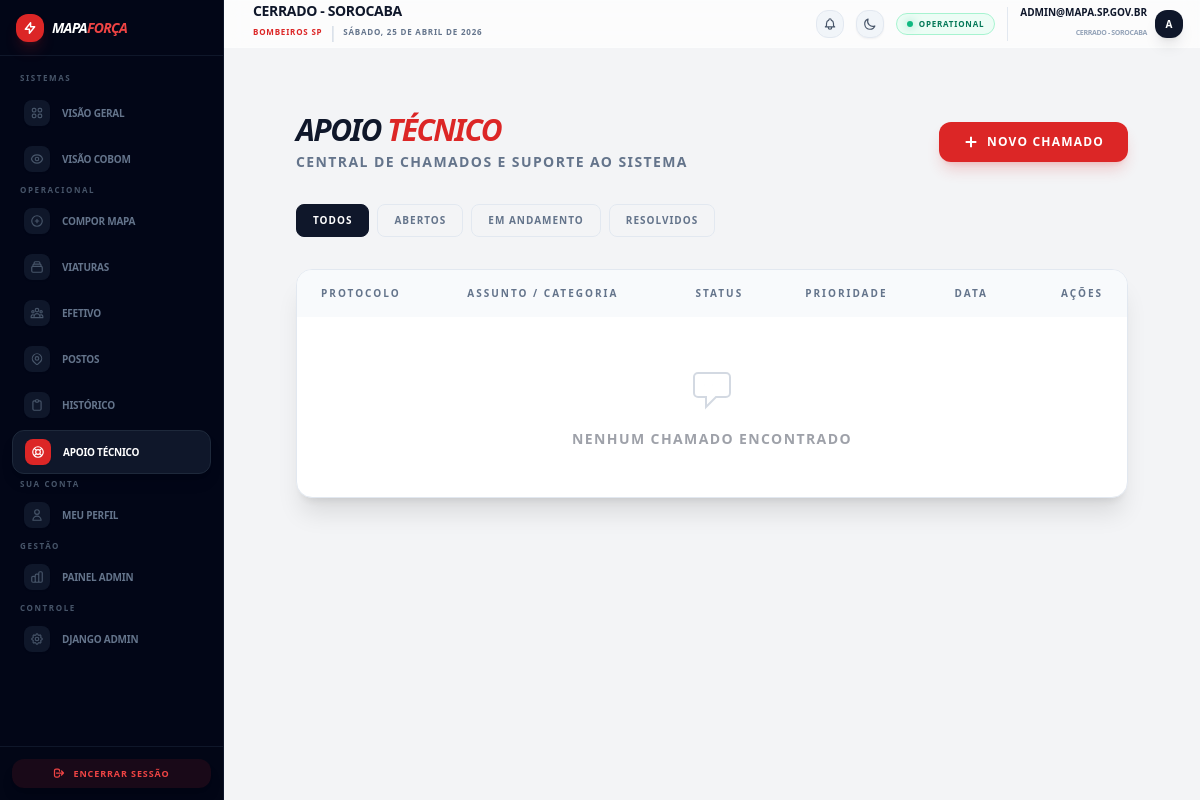
/tickets/ (signed in), run on an earlier commit of the app's database.
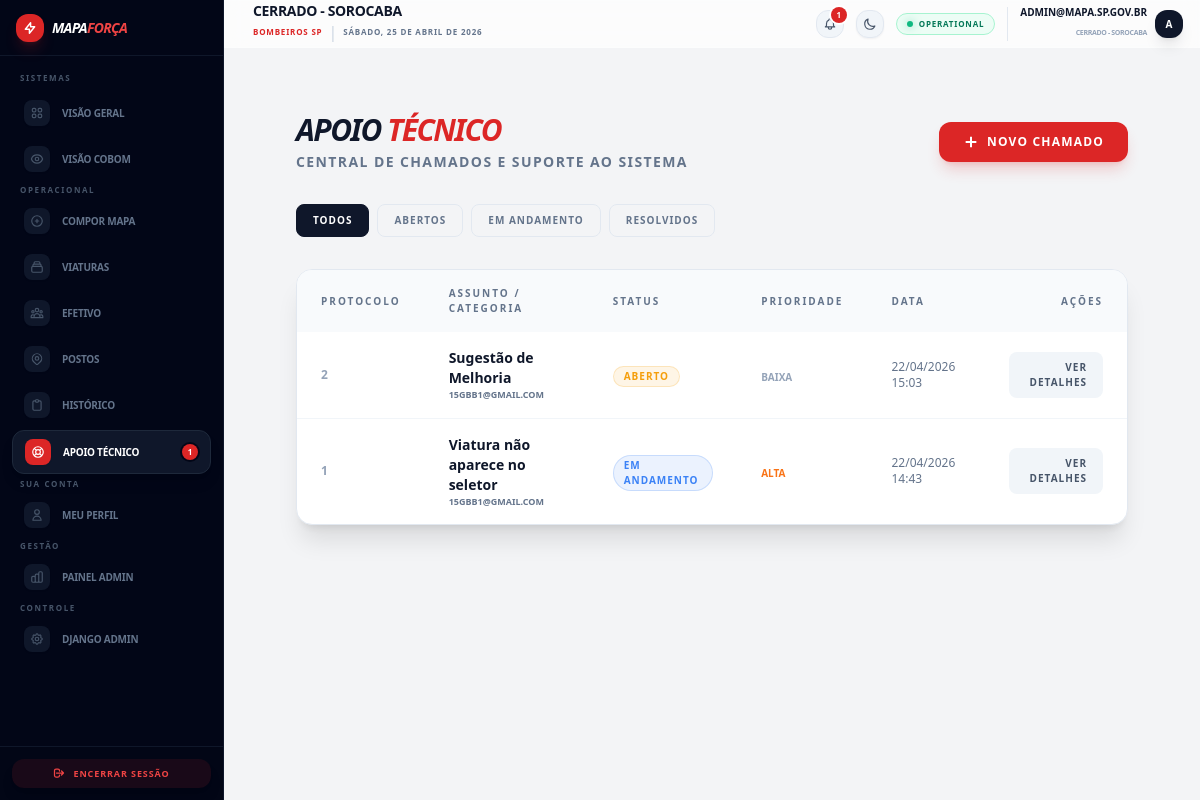
And on a later commit of the database.
### accounts/models.py (models this page shows, shortened)
class User(AbstractUser):
    ROLE_CHOICES = (
        ('ADMIN', 'Administrador'),
        ('COBOM', 'Central (COBOM)'),
        ('BATALHAO', 'Batalhão (Total)'),
        ('SGB', 'SGB (Subgrupamento)'),
        ('POSTO', 'Posto Operacional'),
    )
    STATUS_CHOICES = (
        ('pending', 'Pendente'),
        ('approved', 'Aprovado'),
        ('rejected', 'Rejeitado'),
    )
    username = None
    email = models.EmailField(unique=True)
    status = models.CharField(max_length=20, choices=STATUS_CHOICES, default='pending')
    role = models.CharField(
        max_length=20,
        choices=ROLE_CHOICES,
        default='POSTO'
    )
    unidade = models.ForeignKey(
        Unidade,
        on_delete=models.SET_NULL,
        null=True,
        blank=True,
        related_name='usuarios',
        help_text='Unidade principal à qual este usuário pertence'
    )
    requested_role = models.CharField(
        max_length=20,
        choices=ROLE_CHOICES,
        null=True,
        blank=True,
        help_text='Nova função solicitada'
    )
    requested_unidade = models.ForeignKey(
        Unidade,
        on_delete=models.SET_NULL,
        null=True,
        blank=True,
        related_name='solicitacoes_vinculo',
        help_text='Nova unidade solicitada'
    )
    is_change_pending = models.BooleanField(
        default=False,
        help_text='Define se há uma alteração de perfil aguardando aprovação'
    )
    USERNAME_FIELD = 'email'
    REQUIRED_FIELDS = []
    objects = UserManager()

### unidades/models.py (models this page shows, shortened)
class Unidade(models.Model):
    nome = models.CharField(max_length=100, unique=True)
    parent = models.ForeignKey(
        'self',
        on_delete=models.SET_NULL,
        null=True,
        blank=True,
        related_name='subunidades',
        help_text='Unidade superior (ex: Batalhão para um Posto)'
    )
    tipo_unidade = models.ForeignKey(
        Dictionary,
        on_delete=models.SET_NULL,
        null=True,
        related_name='unidades_por_nivel',
        limit_choices_to={'tipo': 'TIPO_UNIDADE'}
    )
    tipo_servico = models.ForeignKey(
        Dictionary,
        on_delete=models.SET_NULL,
        null=True,
        blank=True,
        related_name='unidades_por_servico',
        limit_choices_to={'tipo': 'TIPO_POSTO'}
    )
    mapa_sgb = models.CharField(max_length=50, blank=True, null=True)
    codigo_secao = models.CharField(max_length=50, unique=True, null=True)
    descricao = models.CharField(max_length=255, blank=True, null=True)
    telefone = models.CharField(max_length=20, blank=True, null=True)
    ativo = models.BooleanField(default=True)
    class Meta:
        verbose_name = 'Unidade'
        verbose_name_plural = 'Unidades'
        ordering = ['nome']

### tickets/models.py (models this page shows, shortened)
class Ticket(models.Model):
    STATUS_CHOICES = [
        ('ABERTO', 'Aberto'),
        ('EM_ANDAMENTO', 'Em Andamento'),
        ('RESOLVIDO', 'Resolvido'),
        ('FECHADO', 'Fechado'),
    ]
    ASSUNTO_CHOICES = [
        ('ERRO_LOGIN', 'Dificuldade de Acesso / Login'),
        ('CORRECAO_EFETIVO', 'Correção de Dados do Efetivo'),
        ('VIATURA_INDISPONIVEL', 'Viatura não aparece no seletor'),
        ('ERRO_MAPA_FORCA', 'Erro ao salvar/finalizar Mapa'),
        ('SOLICITAR_UNIDADE', 'Cadastro de nova Unidade/Posto'),
        ('DUVIDA_SISTEMA', 'Dúvida sobre funcionalidade'),
        ('SUGESTAO_MELHORIA', 'Sugestão de Melhoria'),
        ('OUTRO', 'Outro Assunto'),
    ]
    PRIORIDADE_MAP = {
        'ERRO_LOGIN': 'ALTA',
        'CORRECAO_EFETIVO': 'MEDIA',
        'VIATURA_INDISPONIVEL': 'ALTA',
        'ERRO_MAPA_FORCA': 'URGENTE',
        'SOLICITAR_UNIDADE': 'BAIXA',
        'DUVIDA_SISTEMA': 'BAIXA',
        'SUGESTAO_MELHORIA': 'BAIXA',
        'OUTRO': 'MEDIA',
    }
    PRIORIDADE_CHOICES = [
        ('BAIXA', 'Baixa'),
        ('MEDIA', 'Média'),
        ('ALTA', 'Alta'),
        ('URGENTE', 'Urgente'),
    ]
    requisitante = models.ForeignKey(settings.AUTH_USER_MODEL, on_delete=models.CASCADE, related_name='tickets_criados')
    protocolo = models.CharField(max_length=20, unique=True, blank=True, null=True)
    titulo = models.CharField(max_length=100, choices=ASSUNTO_CHOICES)
    descricao = models.TextField()
    status = models.CharField(max_length=20, choices=STATUS_CHOICES, default='ABERTO')
    prioridade = models.CharField(max_length=20, choices=PRIORIDADE_CHOICES, default='MEDIA')
    lido_pelo_suporte = models.BooleanField(default=False)
    lido_pelo_requisitante = models.BooleanField(default=True) # Começa True pois o user que cria já viu
    criado_em = models.DateTimeField(auto_now_add=True)
    atualizado_em = models.DateTimeField(auto_now=True)
    class Meta:
        ordering = ['-criado_em']
        verbose_name = 'Chamado'
        verbose_name_plural = 'Chamados'

### tickets/views.py (the view)
# urls.py: path('', views.ticket_list_view, name='ticket_list'),
@login_required
def ticket_list_view(request):
    user = request.user
    is_support_team = user.is_superuser or user.role in ['ADMIN', 'COBOM']
    if is_support_team:
        tickets = Ticket.objects.all()
    else:
        tickets = Ticket.objects.filter(requisitante=user)
    status_filter = request.GET.get('status')
    if status_filter:
        tickets = tickets.filter(status=status_filter)
    return render(request, 'tickets/lista_tickets.html', {
        'tickets': tickets,
        'is_support_team': is_support_team,
        'status_filter': status_filter
    })

### templates/tickets/lista_tickets.html (shortened to what this page needs)
{% extends "base/base.html" %}
{% block content %}
<div class="max-w-7xl mx-auto py-6 px-4 sm:px-6 lg:px-8 animate-fade-in">
    <div class="flex flex-col md:flex-row md:items-center justify-between mb-8 gap-4">
        <div>
            <h1 class="text-3xl font-black text-slate-900 dark:text-white uppercase tracking-tighter italic">
                Apoio <span class="text-red-600">Técnico</span>
            </h1>
            <p class="text-sm text-slate-500 dark:text-slate-400 font-bold uppercase tracking-widest mt-1">
                Central de Chamados e Suporte ao Sistema
            </p>
        </div>
        <a href="{% url 'tickets:ticket_create' %}"
           class="inline-flex items-center px-6 py-3 bg-red-600 hover:bg-red-700 text-white text-xs font-black uppercase tracking-widest rounded-xl transition-all shadow-lg shadow-red-600/20 transform hover:-translate-y-0.5 active:scale-95">
            <svg class="w-4 h-4 mr-2" fill="none" viewBox="0 0 24 24" stroke="currentColor" stroke-width="3"><path d="M12 4v16m8-8H4"/></svg>
            Novo Chamado
        </a>
    </div>
    <div class="flex items-center space-x-2 mb-6 overflow-x-auto pb-2 custom-scrollbar">
        <a href="{% url 'tickets:ticket_list' %}"
           class="px-4 py-2 rounded-lg text-[10px] font-black uppercase tracking-widest border transition-all
           {% if not status_filter %}bg-slate-900 text-white border-slate-900 dark:bg-white dark:text-slate-900{% else %}bg-transparent text-slate-500 border-slate-200 dark:border-white/10 hover:border-red-500{% endif %}">
            Todos
        </a>
        <a href="?status=ABERTO"
           class="px-4 py-2 rounded-lg text-[10px] font-black uppercase tracking-widest border transition-all
           {% if status_filter == 'ABERTO' %}bg-amber-500 text-white border-amber-500{% else %}bg-transparent text-slate-500 border-slate-200 dark:border-white/10 hover:border-amber-500{% endif %}">
            Abertos
        </a>
        <a href="?status=EM_ANDAMENTO"
           class="px-4 py-2 rounded-lg text-[10px] font-black uppercase tracking-widest border transition-all
           {% if status_filter == 'EM_ANDAMENTO' %}bg-blue-500 text-white border-blue-500{% else %}bg-transparent text-slate-500 border-slate-200 dark:border-white/10 hover:border-blue-500{% endif %}">
            Em Andamento
        </a>
        <a href="?status=RESOLVIDO"
           class="px-4 py-2 rounded-lg text-[10px] font-black uppercase tracking-widest border transition-all
           {% if status_filter == 'RESOLVIDO' %}bg-emerald-500 text-white border-emerald-500{% else %}bg-transparent text-slate-500 border-slate-200 dark:border-white/10 hover:border-emerald-500{% endif %}">
            Resolvidos
        </a>
    </div>
    <div class="bg-white dark:bg-slate-900 rounded-2xl shadow-xl border border-slate-200 dark:border-white/5 overflow-hidden">
        <div class="overflow-x-auto">
            <table class="w-full text-left border-collapse">
                <thead>
                    <tr class="bg-slate-50 dark:bg-white/5 text-[10px] font-black text-slate-500 dark:text-slate-400 uppercase tracking-[0.2em]">
                        <th class="px-6 py-4">Protocolo</th>
                        <th class="px-6 py-4">Assunto / Categoria</th>
                        <th class="px-6 py-4">Status</th>
                        <th class="px-6 py-4">Prioridade</th>
                        <th class="px-6 py-4">Data</th>
                        <th class="px-6 py-4 text-right">Ações</th>
                    </tr>
                </thead>
                <tbody class="divide-y divide-slate-100 dark:divide-white/5">
                    {% for ticket in tickets %}
                    <tr class="hover:bg-slate-50 dark:hover:bg-white/5 transition-colors group">
                        <td class="px-6 py-4 text-xs font-black text-slate-400">{{ ticket.protocolo|default:ticket.id }}</td>
                        <td class="px-6 py-4">
                            <div class="flex flex-col">
                                <span class="text-sm font-bold text-slate-900 dark:text-white">{{ ticket.get_titulo_display }}</span>
                                {% if is_support_team %}
                                <span class="text-[9px] text-slate-500 uppercase font-bold">{{ ticket.requisitante.email }}</span>
                                {% endif %}
                            </div>
                        </td>
                        <td class="px-6 py-4">
                            <span class="inline-flex items-center px-2.5 py-0.5 rounded-full text-[10px] font-black uppercase tracking-widest border
                                {% if ticket.status == 'ABERTO' %}bg-amber-500/10 text-amber-500 border-amber-500/20
                                {% elif ticket.status == 'EM_ANDAMENTO' %}bg-blue-500/10 text-blue-500 border-blue-500/20
                                {% elif ticket.status == 'RESOLVIDO' %}bg-emerald-500/10 text-emerald-500 border-emerald-500/20
                                {% else %}bg-slate-500/10 text-slate-500 border-slate-500/20{% endif %}">
                                {{ ticket.get_status_display }}
                            </span>
                        </td>
                        <td class="px-6 py-4">
                            <span class="text-[10px] font-black uppercase
                                {% if ticket.prioridade == 'URGENTE' %}text-red-600{% elif ticket.prioridade == 'ALTA' %}text-orange-500{% else %}text-slate-400{% endif %}">
                                {{ ticket.get_prioridade_display }}
                            </span>
                        </td>
                        <td class="px-6 py-4 text-xs text-slate-500 font-medium">{{ ticket.criado_em|date:"d/m/Y H:i" }}</td>
                        <td class="px-6 py-4 text-right">
                            <a href="{% url 'tickets:ticket_detail' ticket.id %}"
                               class="inline-flex items-center px-4 py-2 bg-slate-100 dark:bg-white/5 hover:bg-red-600 hover:text-white text-slate-600 dark:text-slate-400 text-[10px] font-black uppercase tracking-widest rounded-lg transition-all">
                                Ver Detalhes
                            </a>
                        </td>
                    </tr>
                    {% empty %}
                    <tr>
                        <td colspan="7" class="px-6 py-12 text-center">
                            <div class="flex flex-col items-center opacity-40">
                                <svg class="w-12 h-12 text-slate-400 mb-4" fill="none" viewBox="0 0 24 24" stroke="currentColor" stroke-width="1"><path d="M8 10h.01M12 10h.01M16 10h.01M9 16H5a2 2 0 01-2-2V6a2 2 0 012-2h14a2 2 0 012 2v8a2 2 0 01-2 2h-5l-5 5v-5z"/></svg>
                                <p class="text-sm font-bold uppercase tracking-widest">Nenhum chamado encontrado</p>
                            </div>
                        </td>
                    </tr>
                    {% endfor %}
                </tbody>
            </table>
        </div>
    </div>
</div>
{% endblock %}

### templates/base/navbar.html (shortened to what this page needs)
<header class="h-12 flex items-center justify-between px-4 sticky top-0 z-40 transition-all duration-300 glass dark:bg-slate-900/80">
    <div class="flex items-center space-x-3">
        <div class="flex flex-col">
            <h2 class="text-sm font-black text-slate-900 dark:text-white uppercase tracking-tight leading-none">
                {% if user.unidade %}{{ user.unidade.nome }}{% else %}Comando Geral{% endif %}
            </h2>
            <div class="flex items-center space-x-1.5 mt-0.5">
                <span class="text-[8px] text-red-600 dark:text-red-400 font-black uppercase tracking-widest">Bombeiros SP</span>
                <span class="text-slate-300 dark:text-slate-700 font-thin">|</span>
                <p class="text-[8px] text-slate-500 font-bold uppercase tracking-widest">{% now "l, d \d\e F \d\e Y" %}</p>
            </div>
        </div>
    </div>
    <div class="flex items-center space-x-3">
        <div x-data="{ openNotif: false }" class="relative">
            <button @click="openNotif = !openNotif"
                    class="p-1.5 rounded-xl bg-slate-100 dark:bg-slate-800 text-slate-600 dark:text-slate-300 hover:text-blue-600 transition-all border border-slate-200 dark:border-slate-700 relative">
                {% if has_unread_notifs %}
                <span class="absolute -top-1 -right-1 flex h-4 min-w-[16px] px-1 items-center justify-center rounded-full bg-red-600 text-[8px] font-black text-white ring-2 ring-white dark:ring-slate-900 animate-bounce">
                    {{ unread_tickets_count|add:unread_notifications.count }}
                </span>
                {% endif %}
            </button>
        </div>
        <button @click="darkMode = !darkMode; localStorage.setItem('darkMode', darkMode)"
                class="p-1.5 rounded-xl bg-slate-100 dark:bg-slate-800 text-slate-600 dark:text-slate-300 hover:text-red-600 transition-all shadow-sm border border-slate-200 dark:border-slate-700">
            <svg x-show="!darkMode" class="h-3.5 w-3.5" fill="none" viewBox="0 0 24 24" stroke="currentColor">
                <path stroke-linecap="round" stroke-linejoin="round" stroke-width="2" d="M20.354 15.354A9 9 0 018.646 3.646 9.003 9.003 0 0012 21a9.003 9.003 0 008.354-5.646z" />
            </svg>
        </button>
        <div class="hidden md:flex items-center space-x-1.5 px-2.5 py-1 bg-emerald-50 dark:bg-emerald-950/30 rounded-xl border border-emerald-200 dark:border-emerald-800/50">
            <div class="h-1.5 w-1.5 bg-emerald-500 rounded-full animate-pulse shadow-[0_0_8px_rgba(16,185,129,0.5)]"></div>
            <span class="text-[8px] font-black text-emerald-700 dark:text-emerald-400 uppercase tracking-widest">Operational</span>
        </div>
        <a href="{% url 'profile' %}" class="hidden sm:flex items-center space-x-2 pl-3 border-l border-slate-200 dark:border-slate-800 hover:opacity-80 transition-all group">
             <div class="text-right">
                 <p class="text-[10px] font-black text-slate-900 dark:text-white uppercase leading-none">{{ user.email }}</p>
                 <span class="text-[7px] font-bold text-slate-400 uppercase tracking-tighter">{% if user.unidade %}{{ user.unidade.nome }}{% else %}Sem Vínculo{% endif %}</span>
             </div>
             <div class="h-7 w-7 rounded-xl bg-slate-900 dark:bg-white text-white dark:text-slate-900 flex items-center justify-center text-[10px] font-black shadow-lg group-hover:scale-105 transition-transform">
                {{ user.email|slice:":1"|upper }}
             </div>
        </a>
    </div>
</header>

What changed in the data, as far as the page shows it:
added Ticket: protocolo "2", titulo "Sugestão de Melhoria", requisitante.email "15GBB1@GMAIL.COM", status "ABERTO", prioridade "BAIXA", criado_em "22/04/2026 15:03"
added Ticket: protocolo "1", titulo "Viatura não aparece no seletor", requisitante.email "15GBB1@GMAIL.COM", status "EM ANDAMENTO", prioridade "ALTA", criado_em "22/04/2026 14:43"
Also different on the page:
{{ unread_tickets_count }}: (not shown) → "1"
{{ unread_tickets_count|add:unread_notifications.count }}: (not shown) → "1"
text no longer shown: "NENHUM CHAMADO ENCONTRADO"
